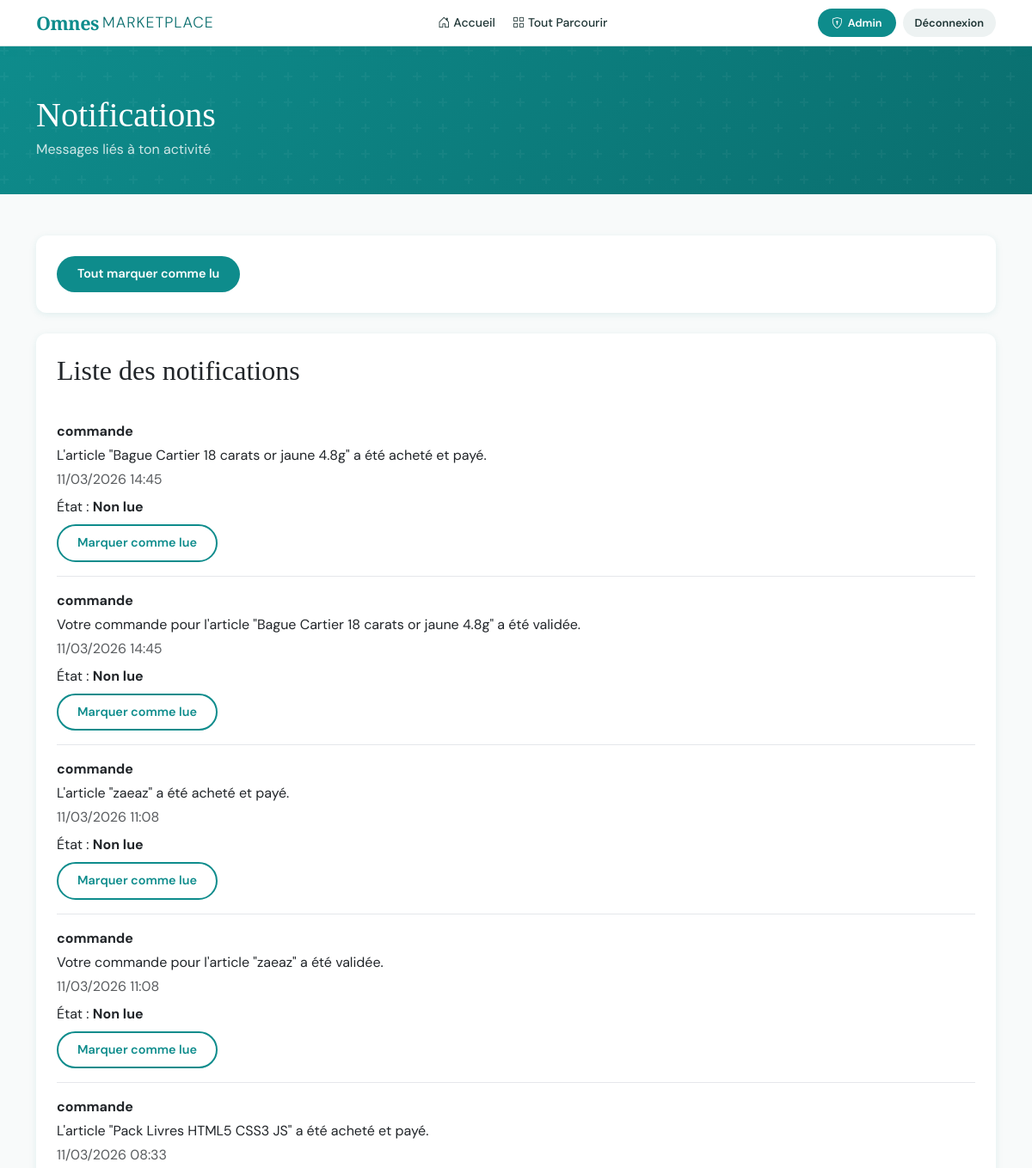
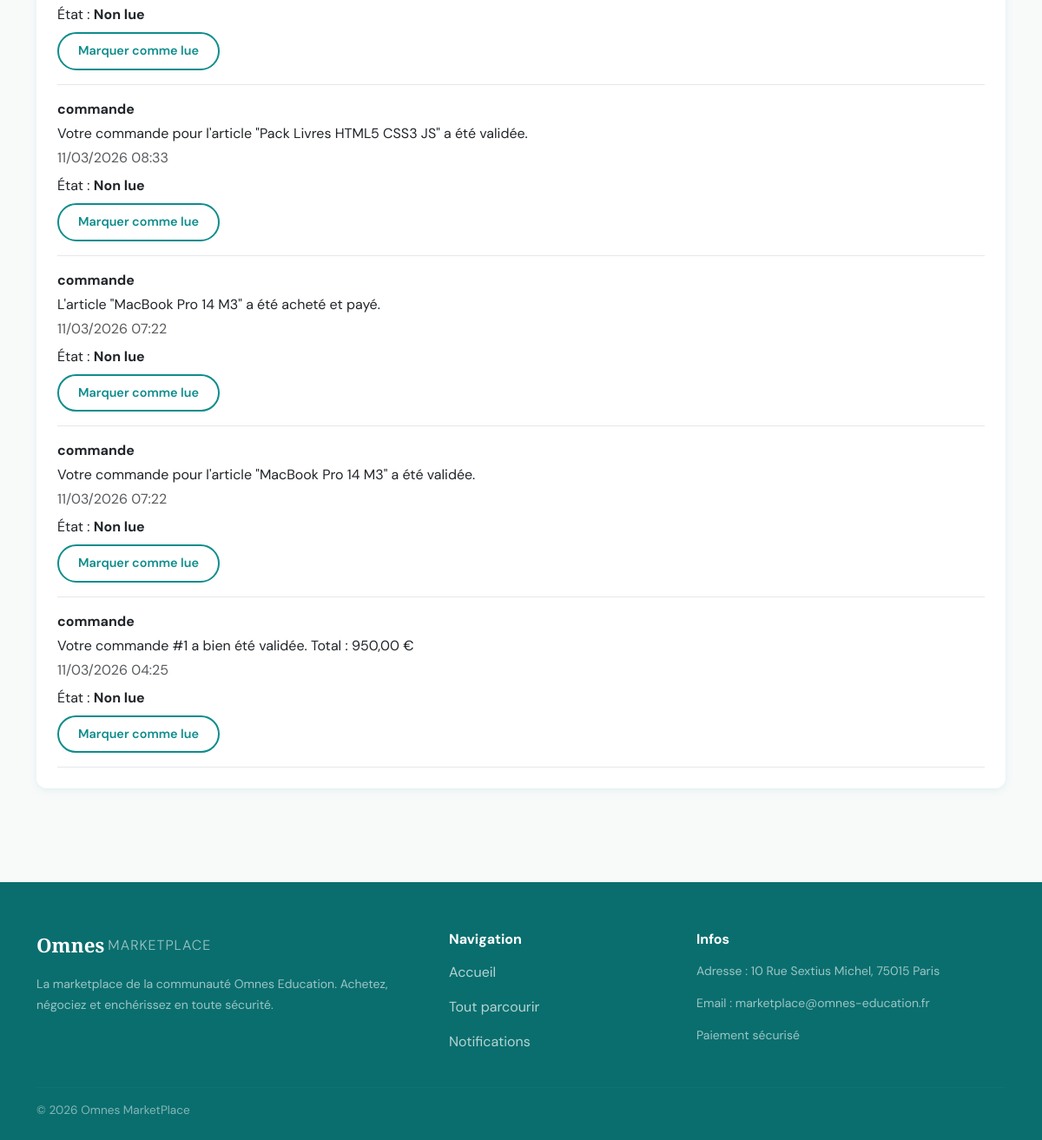
The app's page /notifications.php (signed in) with its own data (2 pictures, top to bottom).
### tables this page shows
CREATE TABLE `notification` (
  `idNotification` int(11) NOT NULL,
  `message` text NOT NULL,
  `type` enum('alerte','negociation','enchere','commande','systeme') NOT NULL,
  `lue` tinyint(1) DEFAULT '0',
  `created_at` timestamp NOT NULL DEFAULT CURRENT_TIMESTAMP,
  `idAcheteur` int(11) DEFAULT NULL,
  `idVendeur` int(11) DEFAULT NULL
);

### includes/helpers.php (called while the page is built, shortened)
<?php
function h(string $str): string {
    return htmlspecialchars($str, ENT_QUOTES, 'UTF-8');
}
function formatDate(string $date, string $format = 'd/m/Y H:i'): string {
    return date($format, strtotime($date));
}

### notifications.php (the view, shortened to what this page needs)
<?php
require_once __DIR__ . '/includes/helpers.php';
require_once __DIR__ . '/includes/ui.php';
$pdo = db();
$idUser = currentUserId();
$role = currentUserRole();
if ($role === 'acheteur') {
    $stmt = $pdo->prepare("SELECT * FROM notification WHERE idAcheteur = ? ORDER BY idNotification DESC");
    $stmt->execute([$idUser]);
    $notifications = $stmt->fetchAll();
} elseif ($role === 'vendeur') {
    $stmt = $pdo->prepare("SELECT * FROM notification WHERE idVendeur = ? ORDER BY idNotification DESC");
    $stmt->execute([$idUser]);
    $notifications = $stmt->fetchAll();
} else {
    $stmt = $pdo->query("SELECT * FROM notification ORDER BY idNotification DESC");
    $notifications = $stmt->fetchAll();
}
?>
<div class="page-hero">
    <div class="container">
        <h1 class="mt-2 mb-1">Notifications</h1>
        <p style="color:rgba(255,255,255,.8);margin:0;">Messages liés à ton activité</p>
    </div>
</div>
<div class="container py-5">
    <div class="card card-omnes p-4 mb-4">
        <form method="POST" action="">
            <button type="submit" class="btn btn-primary-omnes">Tout marquer comme lu</button>
        </form>
    </div>
    <div class="card card-omnes p-4">
        <h2 class="font-display mb-4">Liste des notifications</h2>
        <?php if (empty($notifications)): ?>
            <p class="mb-0">Aucune notification pour le moment.</p>
        <?php else: ?>
            <?php foreach ($notifications as $notification): ?>
                <div style="border-bottom:1px solid #e5e7eb;padding:16px 0;">
                    <p class="mb-1">
                        <strong><?= h($notification['type'] ?? 'notification') ?></strong>
                    </p>
                    <p class="mb-1"><?= h($notification['message'] ?? '') ?></p>
                    <p class="text-muted mb-2">
                        <?= !empty($notification['created_at']) ? formatDate($notification['created_at']) : 'Date non renseignée' ?>
                    </p>
                    <p class="mb-2">
                        État :
                        <strong><?= (int)($notification['lue'] ?? 0) === 1 ? 'Lue' : 'Non lue' ?></strong>
                    </p>
                    <?php if ((int)($notification['lue'] ?? 0) === 0): ?>
                        <form method="POST" action="">
                            <button type="submit" class="btn btn-outline-omnes">Marquer comme lue</button>
                        </form>
                    <?php endif; ?>
                </div>
            <?php endforeach; ?>
        <?php endif; ?>
    </div>
</div>

### assets/css/style.css (style rules this page uses)
:root { --primary: #0e8c8c; --primary-dark: #0a6e6e; --primary-light: #14b0b0; --primary-pale: #e0f5f5; --accent: #f7a800; --accent-dark: #d48f00; --white: #ffffff; --gray-50: #f8fafa; --gray-100: #edf2f2; --gray-200: #d4e4e4; --gray-600: #4a6b6b; --gray-800: #1e3535; --text: #1e3535; --text-muted: #5a7a7a; --border: #cce0e0; --shadow-sm: 0 2px 8px rgba(14,140,140,.10); --shadow-md: 0 6px 24px rgba(14,140,140,.15); --shadow-lg: 0 16px 48px rgba(14,140,140,.18); --radius: 12px; --radius-sm: 8px; --radius-lg: 20px; }
* { box-sizing: border-box; margin: 0; padding: 0; }
body { font-family: 'DM Sans', sans-serif; background: var(--gray-50); color: var(--text); min-height: 100vh; display: flex; flex-direction: column; }
h1,h2,h3,.font-display { font-family: 'Playfair Display', serif; }
.card-omnes { border: none; border-radius: var(--radius); box-shadow: var(--shadow-sm); transition: box-shadow .25s, transform .25s; overflow: hidden; background: white; }
.btn-primary-omnes { background: var(--primary); border: none; color: white; border-radius: 50px; padding: 10px 24px; font-weight: 600; font-size: .9rem; transition: all .2s; cursor: pointer; }
.btn-outline-omnes { border: 2px solid var(--primary); color: var(--primary); background: transparent; border-radius: 50px; padding: 9px 22px; font-weight: 600; font-size: .9rem; transition: all .2s; cursor: pointer; text-decoration: none; display: inline-block; }
.page-hero { background: linear-gradient(135deg, var(--primary) 0%, var(--primary-dark) 100%); color: white; padding: 48px 0 40px; position: relative; overflow: hidden; }
.page-hero::before { content:''; position:absolute; inset:0; }
.page-hero h1 { font-family: 'Playfair Display', serif; margin-bottom: 8px; }

### records on screen
notification: type "commande", message "L'article \"Bague Cartier 18 carats or jaune 4.8g\" a été acheté et payé.", created_at "11/03/2026 14:45", lue "Non lue"
notification: type "commande", message "Votre commande pour l'article \"Bague Cartier 18 carats or jaune 4.8g\" a été validée.", created_at "11/03/2026 14:45", lue "Non lue"
notification: type "commande", message "L'article \"zaeaz\" a été acheté et payé.", created_at "11/03/2026 11:08", lue "Non lue"
notification: type "commande", message "Votre commande pour l'article \"zaeaz\" a été validée.", created_at "11/03/2026 11:08", lue "Non lue"
notification: type "commande", message "L'article \"Pack Livres HTML5 CSS3 JS\" a été acheté et payé.", created_at "11/03/2026 08:33", lue "Non lue"
notification: type "commande", message "Votre commande pour l'article \"Pack Livres HTML5 CSS3 JS\" a été validée.", created_at "11/03/2026 08:33", lue "Non lue"
notification: type "commande", message "L'article \"MacBook Pro 14 M3\" a été acheté et payé.", created_at "11/03/2026 07:22", lue "Non lue"
notification: type "commande", message "Votre commande pour l'article \"MacBook Pro 14 M3\" a été validée.", created_at "11/03/2026 07:22", lue "Non lue"
notification: type "commande", message "Votre commande #1 a bien été validée. Total : 950,00 €", created_at "11/03/2026 04:25", lue "Non lue"
